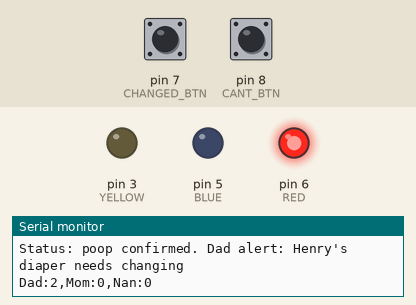
Simulated run of this sketch. Board: Arduino Uno, built with avr-gcc and run on an emulated ATmega328P. Parts: output pins drawn as LEDs (lit = HIGH), the last lines printed to the serial monitor. The test bench sets the inputs (shaded band); at power-on: pin 7 (CHANGED_BTN) HIGH, pin 8 (CANT_BTN) HIGH.

Above: at 1.2 s.
1.3 s: pin 7 (CHANGED_BTN) pulled LOW for 0.15 s
At 2.2 s:
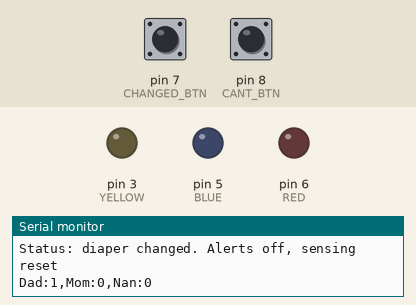
2.9 s: pin 8 (CANT_BTN) pulled LOW for 3.2 s
9.1 s: pin 7 (CHANGED_BTN) pulled LOW for 3.2 s
Timing chart, 0 to 12.1 s (numbered marks = the images above; inputs shaded):
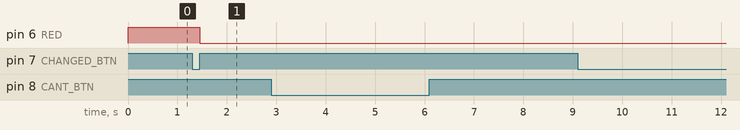

Measured:
- after the input at 1.3 s, pin 6 (RED): HIGH → LOW after 0.15 s

The sketch:

Pip_Step3_Buttons.ino
```cpp
// Pip Step 3: the two buttons. Red starts on (Dad alert); I test passing it on and clearing it.
const int YELLOW = 3, BLUE = 5, RED = 6;  // light pins
const int CANT_BTN = 8, CHANGED_BTN = 7;  // "Can't right now" on D8, "Diaper changed" on D7
// caregiver states: 0 = off duty, 1 = on duty, 2 = being alerted
int dadState = 2, momState = 0, nanState = 0;  // Dad starts with the alert
int alerted = 1;                          // who has the alert: 1 Dad, 2 Mom, 3 Nan, 0 nobody
unsigned long lastLine = 0;               // when I last printed the status line

void printStatusLine() {                  // prints Dad, Mom and Nan's numbers on one line
  Serial.print("Dad:"); Serial.print(dadState);   // Dad's number
  Serial.print(",Mom:"); Serial.print(momState);  // Mom's number
  Serial.print(",Nan:"); Serial.println(nanState); // Nan's number
}                                         // end of printStatusLine()

bool pressed(int pin) {                   // true once per press
  if (digitalRead(pin) == LOW) {          // LOW = being pushed
    delay(30);                            // ignore the bounce of the metal contacts
    if (digitalRead(pin) == LOW) {        // still pushed, so it is real
      while (digitalRead(pin) == LOW) {}  // wait until I let go
      return true;                        // it was pressed
    }                                     // end of second check
  }                                       // end of first check
  return false;                           // not pressed
}                                         // end of pressed()

void setup() {                            // runs once
  pinMode(YELLOW, OUTPUT); pinMode(BLUE, OUTPUT); pinMode(RED, OUTPUT);  // light pins send power out
  pinMode(CANT_BTN, INPUT_PULLUP); pinMode(CHANGED_BTN, INPUT_PULLUP);   // button pins listen
  Serial.begin(9600);                     // talk to my computer
  digitalWrite(RED, HIGH);                // start with red on
  Serial.println("Status: poop confirmed. Dad alert: Henry's diaper needs changing");  // the starting alert
}                                         // end of setup

void loop() {                             // runs over and over
  if (pressed(CANT_BTN) && alerted != 0) {  // "Can't right now" pressed while someone has the alert
    if (alerted == 1) {                   // Dad had it
      dadState = 1; momState = 2; alerted = 2;  // pass to Mom
      Serial.println("Status: Dad can't right now. Mom alert: Henry's diaper needs changing");  // tell everyone
    } else if (alerted == 2) {            // Mom had it
      momState = 0; nanState = 2; alerted = 3;  // pass to Nan
      Serial.println("Status: Mom can't right now. Nan alert: Henry's diaper needs changing");  // tell everyone
    } else {                              // Nan had it
      Serial.println("Status: Nan can't either. Everyone alert!");  // alert everyone
      dadState = 2; momState = 2;         // Dad and Mom alerted too
    }                                     // end of who-had-it
  }                                       // end of "Can't right now"

  if (pressed(CHANGED_BTN)) {             // "Diaper changed" pressed
    Serial.println("Status: diaper changed. Alerts off, sensing reset");  // tell everyone
    digitalWrite(YELLOW, LOW); digitalWrite(BLUE, LOW); digitalWrite(RED, LOW);  // all lights off
    dadState = 1; momState = 0; nanState = 0; alerted = 0;  // back to normal
  }                                       // end of "Diaper changed"

  if (millis() - lastLine >= 1000) {      // status line once a second
    lastLine = millis();                  // remember when
    printStatusLine();                    // print it
  }                                       // end of status line
}                                         // end of loop
```
